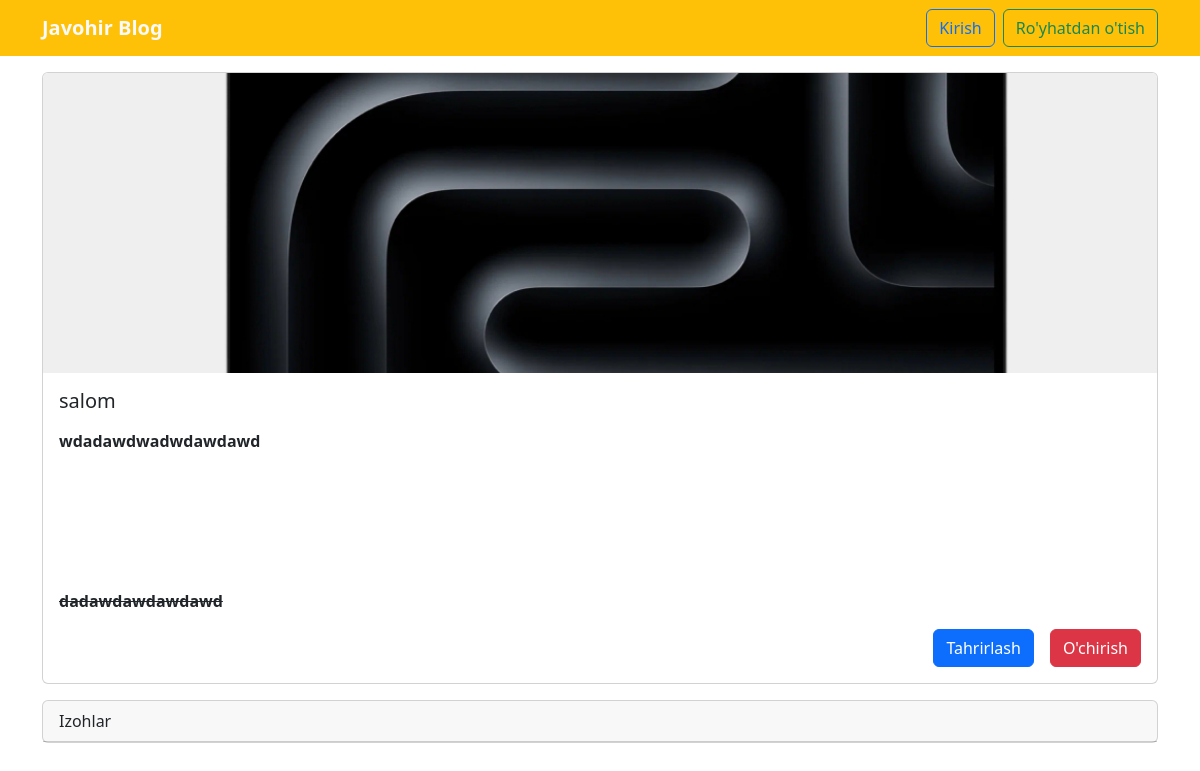
Page /articles/detail/9/ on the earlier database version.
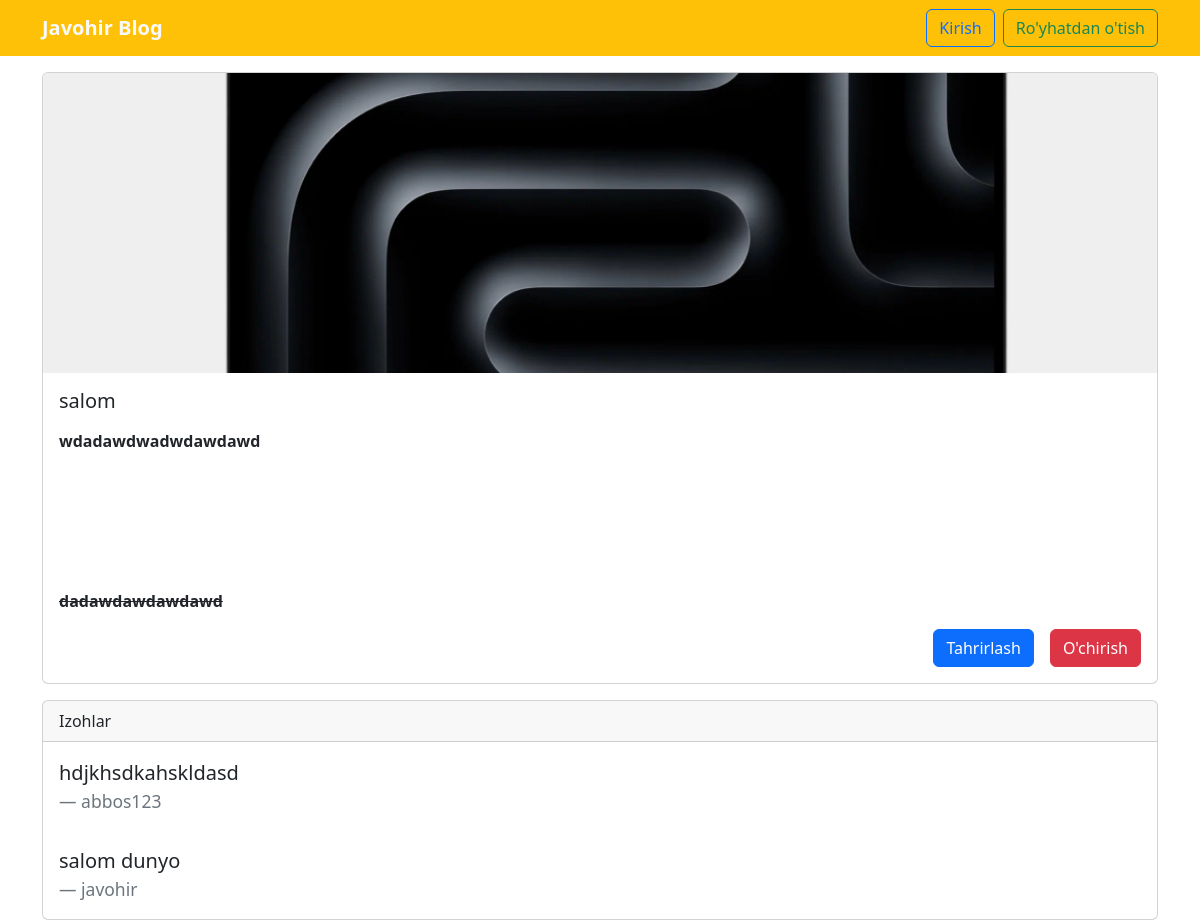
Same page on the later database version.
### articles/models.py (models this page shows, shortened)
class Comment(models.Model) :
    article = models.ForeignKey(Article ,  on_delete=models.CASCADE , related_name='comments')
    comment = models.CharField(max_length=150)
    author = models.ForeignKey(
        get_user_model(),
        on_delete=models.CASCADE,
    )
    def __str__(self):
        return self.comment

### accounts/models.py (models this page shows)
class CustomUser(AbstractUser) :
    age = models.PositiveIntegerField(null=True, blank=True)

### articles/views.py (the view)
# urls.py: path("detail/<int:pk>/", ArticleDetailView.as_view(), name="article_detail"),
class ArticleDetailView(DetailView):
    model = Article
    template_name = "article_detail.html"
    context_object_name = "article"

### templates/article_detail.html
{% extends "base.html" %}
{% load static %}
{% block content %}
<div class="card my-3">
    {% if article.photo %}
    <img src="{{article.photo.url}}" class="card-img-top" alt="...">
    {% endif %}
    <div class="card-body">
        <h5 class="card-title">{{article.title}}</h5>
        <p class="card-text">{{article.body | safe}}</p>
        <div class="d-flex align-items-center gap-3 justify-content-end">
            <a href="{% url 'article_update' article.id %}" class="btn btn-primary">Tahrirlash</a>
            <a href="{% url 'article_delete' article.id %}" class="btn btn-danger">O'chirish</a>
        </div>
    </div>
</div>
<div class="card">
    <div class="card-header">
        Izohlar
    </div>
    {% for comment in article.comments.all %}
    <div class="card-body">
        <blockquote class="blockquote mb-0">
            <p>{{comment}}</p>
            <footer class="blockquote-footer">{{comment.author}}</footer>
        </blockquote>
    </div>
    {% endfor %}
</div>
{% endblock %}

Differences in the rows shown:
added Comment: comment "hdjkhsdkahskldasd", author "abbos123"
added Comment: comment "salom dunyo", author "javohir"
